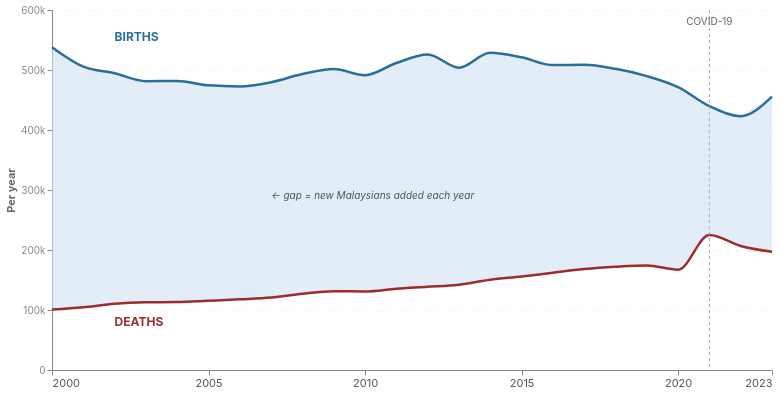

Specify this chart in Vega-Lite:
### Vega-Lite specification from a JSON file in a GitHub repository (floating-point values rounded to 4 significant figures)
{"$schema": "https://vega.github.io/schema/vega-lite/v5.json", "title": {"text": null, "subtitle": ["Every year, more Malaysians are born than die — but the gap is shrinking.", "The shaded area is the surplus: how much the population grows naturally each year."], "subtitleFontSize": 11, "subtitleColor": "#666", "anchor": "start", "fontSize": 20, "offset": 12}, "width": 720, "height": 360, "data": {"values": [{"year": 2000, "births": 537853, "deaths": 100707, "natural_increase": 437146}, {"year": 2001, "births": 505479, "deaths": 104531, "natural_increase": 400948}, {"year": 2002, "births": 494538, "deaths": 110367, "natural_increase": 384171}, {"year": 2003, "births": 481399, "deaths": 112744, "natural_increase": 368655}, {"year": 2004, "births": 481800, "deaths": 113192, "natural_increase": 368608}, {"year": 2005, "births": 474473, "deaths": 115436, "natural_increase": 359037}, {"year": 2006, "births": 472698, "deaths": 117778, "natural_increase": 354920}, {"year": 2007, "births": 479647, "deaths": 120670, "natural_increase": 358977}, {"year": 2008, "births": 493203, "deaths": 127098, "natural_increase": 366105}, {"year": 2009, "births": 501644, "deaths": 131328, "natural_increase": 370316}, {"year": 2010, "births": 491239, "deaths": 130978, "natural_increase": 360261}, {"year": 2011, "births": 511594, "deaths": 135463, "natural_increase": 376131}, {"year": 2012, "births": 526012, "deaths": 138692, "natural_increase": 387320}, {"year": 2013, "births": 503914, "deaths": 142202, "natural_increase": 361712}, {"year": 2014, "births": 528612, "deaths": 150318, "natural_increase": 378294}, {"year": 2015, "births": 521136, "deaths": 155786, "natural_increase": 365350}, {"year": 2016, "births": 508203, "deaths": 162201, "natural_increase": 346002}, {"year": 2017, "births": 508685, "deaths": 168168, "natural_increase": 340517}, {"year": 2018, "births": 501945, "deaths": 172031, "natural_increase": 329914}, {"year": 2019, "births": 489863, "deaths": 174254, "natural_increase": 315609}, {"year": 2020, "births": 471504, "deaths": 167181, "natural_increase": 304323}, {"year": 2021, "births": 439744, "deaths": 224931, "natural_increase": 214813}, {"year": 2022, "births": 423124, "deaths": 206780, "natural_increase": 216344}, {"year": 2023, "births": 455761, "deaths": 196965, "natural_increase": 258796}]}, "encoding": {"x": {"field": "year", "type": "quantitative", "scale": {"domain": [2000, 2023]}, "axis": {"title": null, "format": "d", "values": [2000, 2005, 2010, 2015, 2020, 2023], "labelFontSize": 11, "labelColor": "#555", "grid": false}}, "y": {"type": "quantitative", "scale": {"domain": [0, 600000]}, "axis": {"title": "Per year", "titleFontSize": 11, "titleColor": "#666", "values": [0, 100000, 200000, 300000, 400000, 500000, 600000], "labelExpr": "datum.value === 0 ? '0' : (datum.value/1000) + 'k'", "labelFontSize": 10, "labelColor": "#888", "grid": true, "gridDash": [2, 4], "gridColor": "#eee"}}}, "layer": [{"description": "Shaded area between births and deaths = natural increase.", "mark": {"type": "area", "color": "#cfe2f3", "opacity": 0.6}, "encoding": {"y": {"field": "deaths", "type": "quantitative"}, "y2": {"field": "births"}}}, {"description": "Births line.", "mark": {"type": "line", "color": "#2a6f97", "strokeWidth": 2.5, "interpolate": "monotone"}, "encoding": {"y": {"field": "births", "type": "quantitative"}}}, {"description": "Deaths line.", "mark": {"type": "line", "color": "#9d2c2c", "strokeWidth": 2.5, "interpolate": "monotone"}, "encoding": {"y": {"field": "deaths", "type": "quantitative"}}}, {"description": "Dot markers on both lines for hover.", "mark": {"type": "point", "filled": true, "size": 40, "opacity": 0}, "encoding": {"y": {"field": "births", "type": "quantitative"}, "tooltip": [{"field": "year", "title": "Year"}, {"field": "births", "title": "Births", "format": ","}, {"field": "deaths", "title": "Deaths", "format": ","}, {"field": "natural_increase", "title": "Net new Malaysians", "format": ","}]}}, {"description": "Label: BIRTHS.", "data": {"values": [{"year": 2002, "y": 555000, "label": "BIRTHS"}]}, "mark": {"type": "text", "color": "#2a6f97", "fontWeight": "bold", "fontSize": 12, "align": "left"}, "encoding": {"x": {"field": "year", "type": "quantitative"}, "y": {"field": "y", "type": "quantitative"}, "text": {"field": "label"}}}, {"description": "Label: DEATHS.", "data": {"values": [{"year": 2002, "y": 80000, "label": "DEATHS"}]}, "mark": {"type": "text", "color": "#9d2c2c", "fontWeight": "bold", "fontSize": 12, "align": "left"}, "encoding": {"x": {"field": "year", "type": "quantitative"}, "y": {"field": "y", "type": "quantitative"}, "text": {"field": "label"}}}, {"description": "Label: NATURAL INCREASE.", "data": {"values": [{"year": 2007, "y": 290000, "label": "← gap = new Malaysians added each year"}]}, "mark": {"type": "text", "color": "#456", "fontSize": 10, "fontStyle": "italic", "align": "left"}, "encoding": {"x": {"field": "year", "type": "quantitative"}, "y": {"field": "y", "type": "quantitative"}, "text": {"field": "label"}}}, {"description": "COVID annotation — vertical rule on 2021.", "data": {"values": [{"year": 2021}]}, "mark": {"type": "rule", "color": "#aaa", "strokeDash": [3, 3], "strokeWidth": 1}, "encoding": {"x": {"field": "year", "type": "quantitative"}}}, {"description": "COVID label.", "data": {"values": [{"year": 2021, "y": 580000, "label": "COVID-19"}]}, "mark": {"type": "text", "color": "#666", "fontSize": 10, "align": "center"}, "encoding": {"x": {"field": "year", "type": "quantitative"}, "y": {"field": "y", "type": "quantitative"}, "text": {"field": "label"}}}], "config": {"view": {"stroke": null}, "font": "-apple-system, BlinkMacSystemFont, Segoe UI, Roboto, sans-serif"}}
